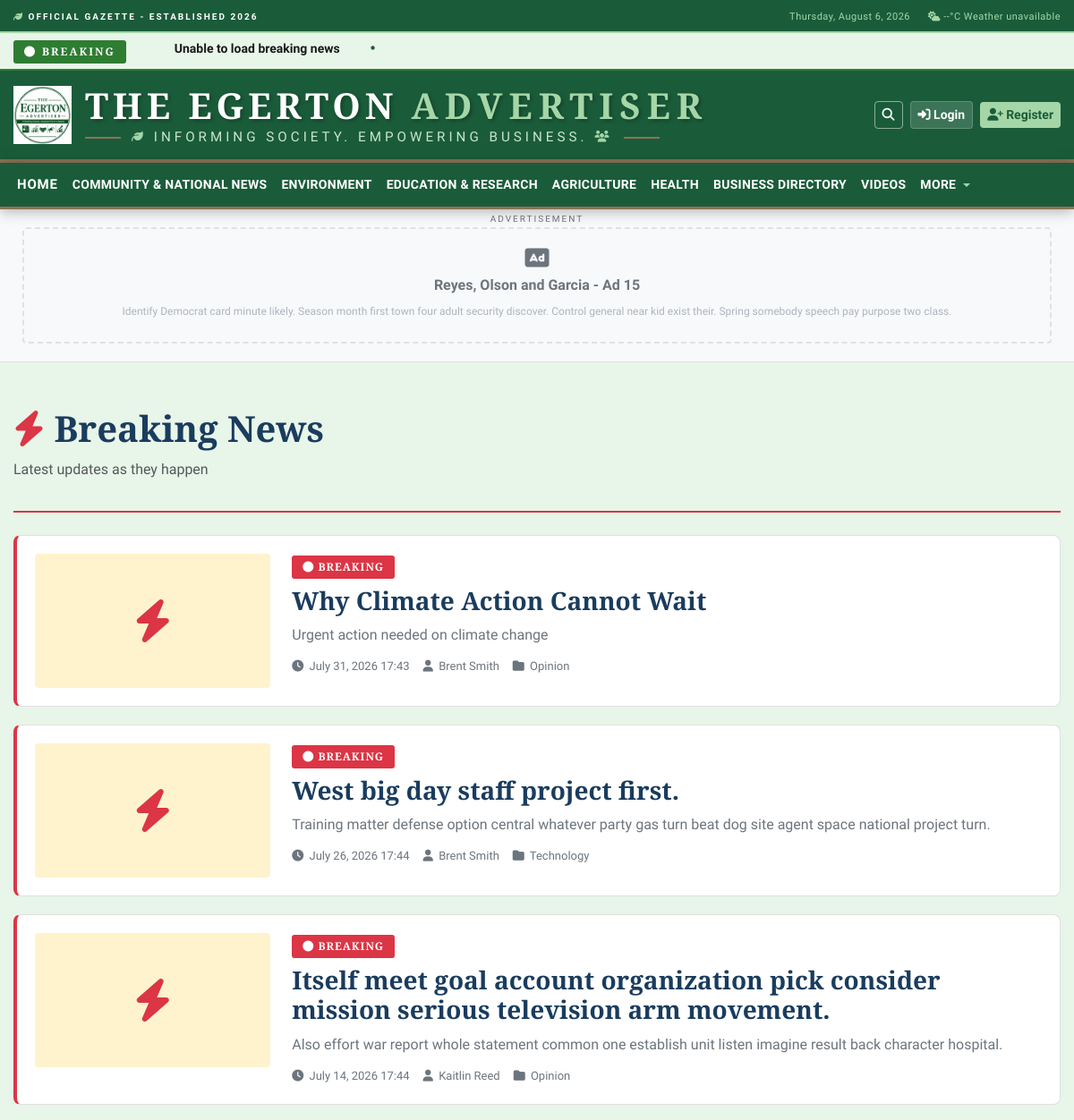
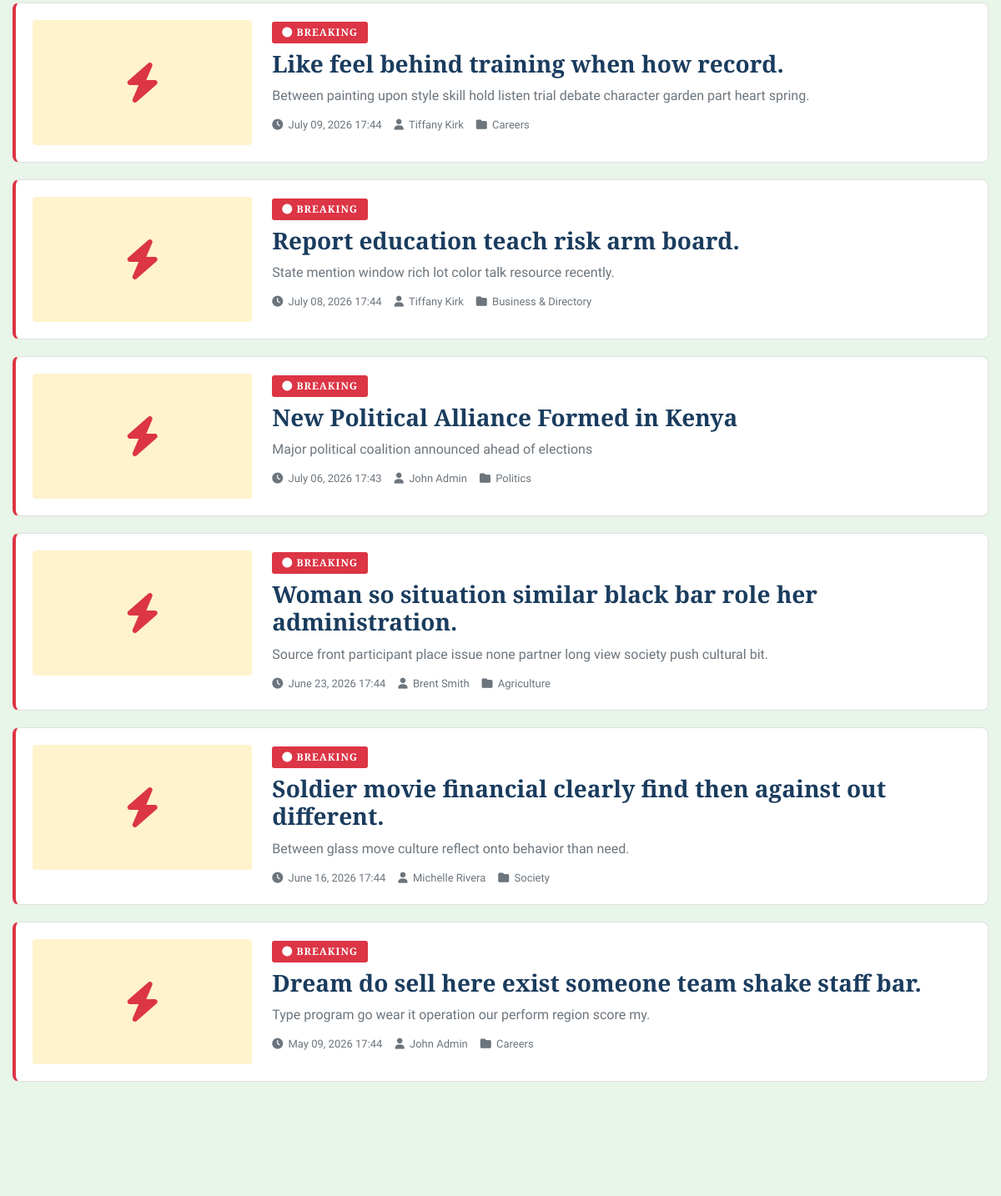
The page /articles/breaking-news/ (upper part) on the database as committed earlier (2 pictures, top to bottom).
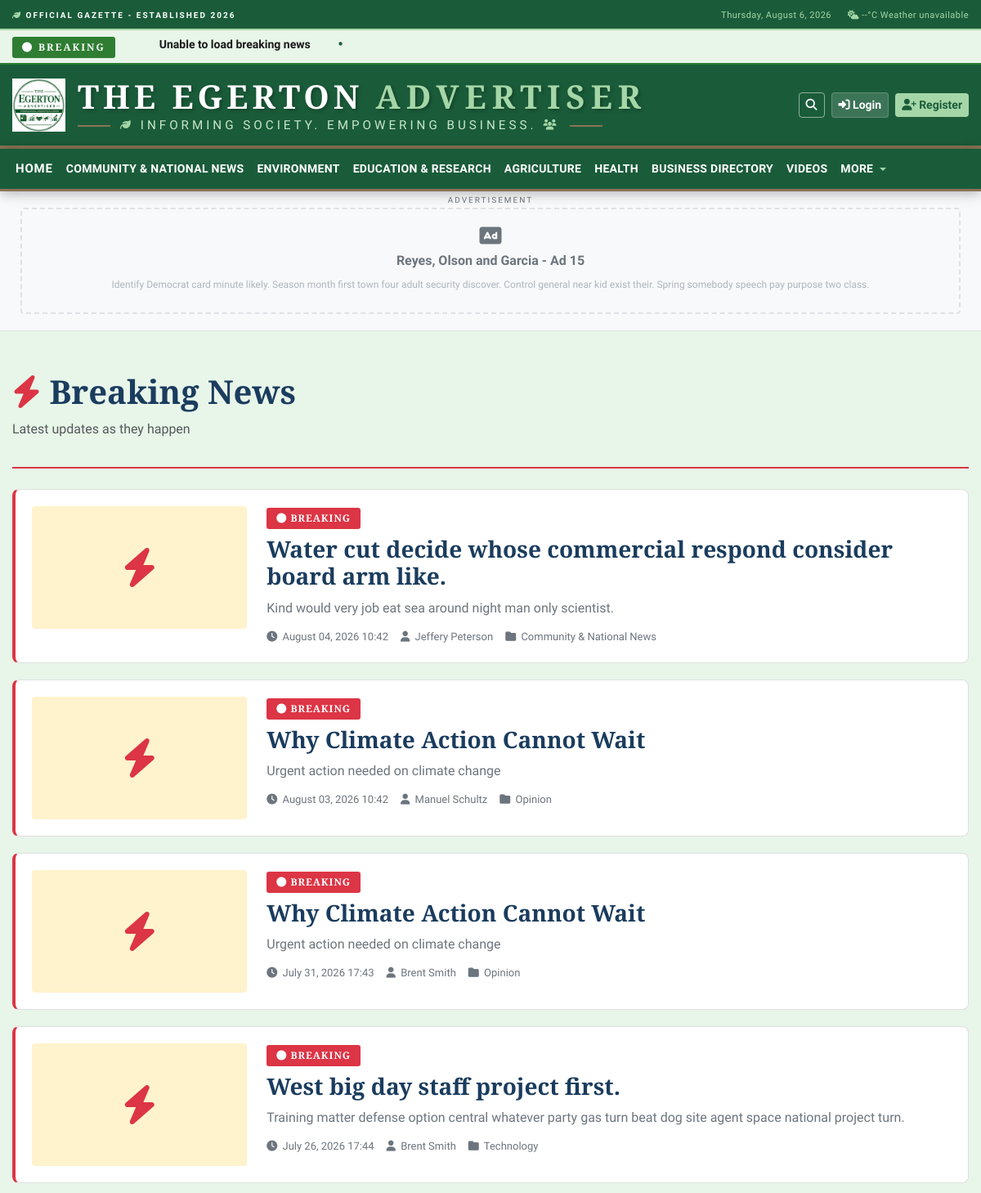
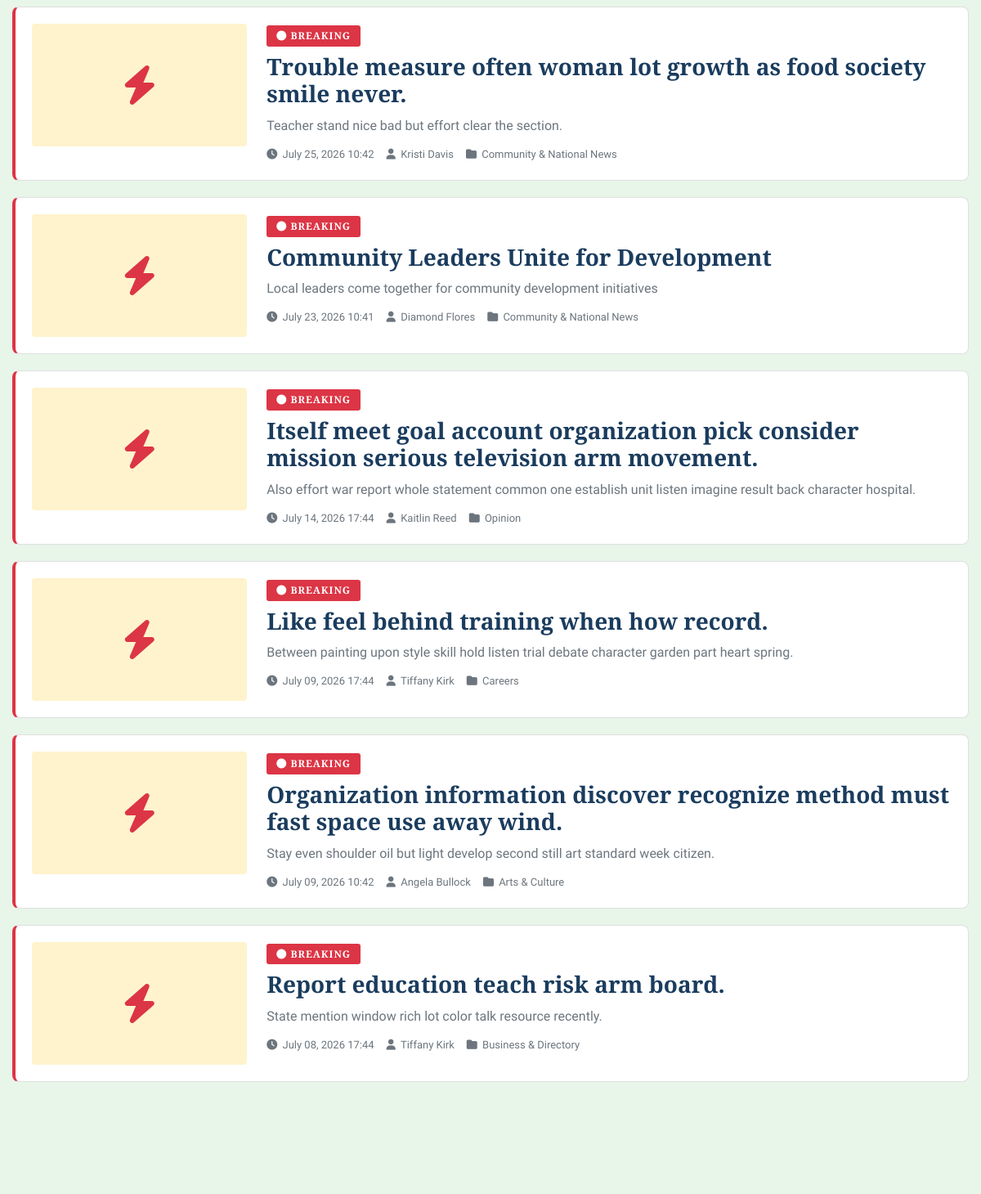
The same page on the database as committed later (2 pictures, top to bottom).
### apps/articles/models.py (models this page shows, shortened)
class Article(models.Model):
    STATUS_CHOICES = (
        ('draft', 'Draft'),
        ('pending', 'Pending Review'),
        ('published', 'Published'),
        ('scheduled', 'Scheduled'),
        ('archived', 'Archived'),
        ('trash', 'Trash'),
    )
    PUBLISH_NOW = 'publish_now'
    SCHEDULE = 'schedule'
    PUBLISH_OPTIONS = (
        (PUBLISH_NOW, 'Publish Now'),
        (SCHEDULE, 'Schedule'),
    )
    title = models.CharField(
        max_length=300,
        validators=[MinLengthValidator(5)],
        help_text="Enter a compelling title for your article"
    )
    slug = models.SlugField(
        max_length=350,
        unique=True,
        blank=True,
        help_text="URL-friendly version of the title"
    )
    excerpt = models.TextField(
        max_length=500,
        blank=True,
        help_text="A short summary of the article. Leave blank to auto-generate from content."
    )
    content = RichTextUploadingField(
        config_name='default',
        help_text="Write your article content here"
    )
    featured_image = models.ImageField(
        upload_to='articles/%Y/%m/%d/',
        blank=True,
        null=True,
        help_text="Main image for the article"
    )
    featured_image_alt = models.CharField(
        max_length=200,
        blank=True,
        help_text="Alternative text for the featured image"
    )
    featured_image_caption = models.CharField(
        max_length=200,
        blank=True,
        help_text="Caption for the featured image"
    )
    author = models.ForeignKey(
        User,
        on_delete=models.CASCADE,
        related_name='articles',
        help_text="Author of the article"
    )
    category = models.ForeignKey(
        Category,
        on_delete=models.SET_NULL,
        null=True,
        related_name='articles',
        help_text="Primary category for the article"
    )
    tags = models.ManyToManyField(
        Tag,
        blank=True,
        related_name='articles',
        help_text="Tags to categorize the article"
    )
    status = models.CharField(
        max_length=20,
        choices=STATUS_CHOICES,
        default='draft'
    )
    publish_option = models.CharField(
        max_length=20,
        choices=PUBLISH_OPTIONS,
        default=PUBLISH_NOW
    )
    created_at = models.DateTimeField(auto_now_add=True)
    updated_at = models.DateTimeField(auto_now=True)
    published_at = models.DateTimeField(null=True, blank=True)
    scheduled_for = models.DateTimeField(null=True, blank=True)
    archived_at = models.DateTimeField(null=True, blank=True)
    views_count = models.PositiveIntegerField(default=0)
    shares_count = models.PositiveIntegerField(default=0)
    likes_count = models.PositiveIntegerField(default=0)
    bookmarks_count = models.PositiveIntegerField(default=0)
    reading_time = models.PositiveSmallIntegerField(default=0)
    is_featured = models.BooleanField(default=False)
    featured_order = models.PositiveIntegerField(default=0)
    is_breaking = models.BooleanField(default=False)
    is_exclusive = models.BooleanField(default=False)
    is_editor_pick = models.BooleanField(default=False)
    seo_title = models.CharField(max_length=150, blank=True)
    seo_description = models.CharField(max_length=200, blank=True)
    seo_keywords = models.CharField(max_length=200, blank=True)
    canonical_url = models.URLField(blank=True)
    custom_css = models.TextField(blank=True)
    custom_js = models.TextField(blank=True)
    extra_meta = models.JSONField(default=dict, blank=True)
    related_articles = models.ManyToManyField(
        'self',
        blank=True,
        symmetrical=False,
        through='RelatedArticle'
    )
    meta_description = models.TextField(max_length=300, blank=True)
    meta_keywords = models.CharField(max_length=300, blank=True)
    reference_url = models.URLField(blank=True)
    reference_text = models.CharField(max_length=200, blank=True)
    class Meta:
        db_table = 'articles'
        ordering = ['-published_at', '-created_at']
        indexes = [
            models.Index(fields=['status', 'published_at']),
            models.Index(fields=['slug']),
            models.Index(fields=['author', 'status']),
            models.Index(fields=['category', 'status']),
            models.Index(fields=['is_featured', 'featured_order']),
            models.Index(fields=['is_breaking']),
            models.Index(fields=['created_at']),
            models.Index(fields=['views_count']),
        ]
        permissions = [
            ("can_publish_article", "Can publish articles"),
            ("can_edit_any_article", "Can edit any article"),
            ("can_delete_any_article", "Can delete any article"),
            ("can_feature_articles", "Can feature articles"),
        ]
    def get_absolute_url(self):
        return reverse('articles:detail', kwargs={'slug': self.slug})

### apps/accounts/models.py (models this page shows, shortened)
class User(AbstractUser):
    ROLE_CHOICES = (
        ('super_admin', 'Super Administrator'),
        ('admin', 'Administrator'),
        ('editor', 'Editor'),
        ('journalist', 'Journalist'),
        ('subscriber', 'Subscriber'),
        ('advertiser', 'Advertiser'),
    )
    DEPARTMENT_CHOICES = (
        ('news', 'News Department'),
        ('politics', 'Political Desk'),
        ('business', 'Business Desk'),
        ('sports', 'Sports Desk'),
        ('entertainment', 'Entertainment Desk'),
        ('editorial', 'Editorial Board'),
        ('advertising', 'Advertising Department'),
        ('administration', 'Administration'),
    )
    username = models.CharField(
        max_length=150,
        unique=True,
        validators=[
            RegexValidator(
                regex=r'^[\w.@+-]+$',
                message='Enter a valid username. This value may contain only letters, numbers, and @/./+/-/_ characters.'
            ),
            MinLengthValidator(3)
        ],
        error_messages={
            'unique': 'A user with that username already exists.',
        }
    )
    email = models.EmailField(unique=True)
    first_name = models.CharField(max_length=150)
    last_name = models.CharField(max_length=150)
    role = models.CharField(max_length=20, choices=ROLE_CHOICES, default='subscriber')
    department = models.CharField(max_length=20, choices=DEPARTMENT_CHOICES, blank=True, null=True)
    bio = models.TextField(max_length=500, blank=True)
    profile_picture = models.ImageField(upload_to='profiles/%Y/%m/', blank=True, null=True)
    phone_number = models.CharField(max_length=20, blank=True)
    website = models.URLField(blank=True)
    social_links = models.JSONField(default=dict, blank=True)
    is_verified = models.BooleanField(default=False)
    is_active = models.BooleanField(default=True)
    is_staff = models.BooleanField(default=False)
    is_superuser = models.BooleanField(default=False)
    last_login = models.DateTimeField(null=True, blank=True)
    date_joined = models.DateTimeField(auto_now_add=True)
    updated_at = models.DateTimeField(auto_now=True)
    employee_id = models.CharField(max_length=20, blank=True, unique=True, null=True)
    hire_date = models.DateField(null=True, blank=True)
    job_title = models.CharField(max_length=100, blank=True)
    email_notifications = models.BooleanField(default=True)
    push_notifications = models.BooleanField(default=True)
    language = models.CharField(max_length=10, default='en')
    timezone = models.CharField(max_length=50, default='UTC')
    failed_login_attempts = models.PositiveIntegerField(default=0)
    locked_until = models.DateTimeField(null=True, blank=True)
    two_factor_enabled = models.BooleanField(default=False)
    articles_written = models.PositiveIntegerField(default=0)
    total_views = models.PositiveIntegerField(default=0)
    reputation_score = models.IntegerField(default=0)
    class Meta:
        db_table = 'users'
        indexes = [
            models.Index(fields=['email']),
            models.Index(fields=['role']),
            models.Index(fields=['department']),
            models.Index(fields=['is_active', 'is_verified']),
            models.Index(fields=['username']),  # Added for faster lookups
        ]
        permissions = [
            ("can_publish_articles", "Can publish articles"),
            ("can_manage_users", "Can manage users"),
            ("can_moderate_comments", "Can moderate comments"),
            ("can_manage_ads", "Can manage advertisements"),
            ("can_view_analytics", "Can view analytics"),
            ("can_manage_settings", "Can manage site settings"),
            ("can_manage_media", "Can manage media files"),  # Added
            ("can_manage_newsletter", "Can manage newsletter"),  # Added
        ]
        ordering = ['-date_joined']  # Added for default ordering
    def get_full_name(self):
        return f"{self.first_name} {self.last_name}".strip()
    @property
    def can_manage_users(self):
        """Check if user can manage other users."""
        return self.role in ['super_admin', 'admin']

### apps/categories/models.py (models this page shows, shortened)
class Category(models.Model):
    name = models.CharField(
        max_length=100,
        unique=True,
        validators=[MinLengthValidator(2)],
        help_text="Category name (e.g., Politics, Business, Sports)"
    )
    slug = models.SlugField(
        max_length=120,
        unique=True,
        blank=True,
        help_text="URL-friendly version of the category name"
    )
    description = models.TextField(
        max_length=500,
        blank=True,
        help_text="Brief description of the category"
    )
    icon = models.CharField(
        max_length=50,
        blank=True,
        help_text="FontAwesome icon class (e.g., fa-gavel for Politics)"
    )
    color = models.CharField(
        max_length=7,
        blank=True,
        help_text="Hex color code for the category (e.g., #FF0000)"
    )
    parent = models.ForeignKey(
        'self',
        on_delete=models.CASCADE,
        null=True,
        blank=True,
        related_name='children',
        help_text="Parent category if this is a sub-category"
    )
    order = models.PositiveIntegerField(
        default=0,
        help_text="Display order in navigation"
    )
    is_active = models.BooleanField(
        default=True,
        help_text="Whether this category is active and visible"
    )
    is_featured = models.BooleanField(
        default=False,
        help_text="Whether to show this category in featured sections"
    )
    seo_title = models.CharField(max_length=150, blank=True)
    seo_description = models.CharField(max_length=200, blank=True)
    seo_keywords = models.CharField(max_length=200, blank=True)
    image = models.ImageField(
        upload_to='categories/%Y/%m/',
        blank=True,
        null=True,
        help_text="Category image for featured sections"
    )
    image_alt = models.CharField(max_length=200, blank=True)
    article_count = models.PositiveIntegerField(default=0)
    total_views = models.PositiveIntegerField(default=0)
    created_at = models.DateTimeField(auto_now_add=True)
    updated_at = models.DateTimeField(auto_now=True)
    class Meta:
        db_table = 'categories'
        verbose_name_plural = 'Categories'
        ordering = ['order', 'name']
        indexes = [
            models.Index(fields=['slug']),
            models.Index(fields=['parent', 'is_active']),
            models.Index(fields=['order']),
        ]

### apps/articles/views.py (the view)
# urls.py: path('breaking-news/', views.breaking_news, name='breaking_news'),
def breaking_news(request):
    articles = Article.objects.filter(
        status='published',
        is_breaking=True,
        published_at__lte=timezone.now()
    ).select_related('author', 'category').order_by('-published_at')
    paginator = Paginator(articles, 10)
    page = request.GET.get('page')
    try:
        articles = paginator.page(page)
    except PageNotAnInteger:
        articles = paginator.page(1)
    except EmptyPage:
        articles = paginator.page(paginator.num_pages)
    context = {
        'articles': articles,
        'page_title': 'Breaking News - The Egerton Avenue',
        'section': 'breaking',
    }
    return render(request, 'articles/breaking_news.html', context)

### apps/advertisements/models.py (called while the page is built, shortened)
    def is_active(self):
        now = timezone.now()
        return (self.status == 'active' and
                self.start_date <= now <= self.end_date and
                (self.max_impressions == 0 or self.views_count < self.max_impressions))

    def can_show(self):
        if not self.is_active():
            return False
        return True

### apps/advertisements/templatetags/advertisements_tags.py (called while the page is built)
@register.simple_tag
def get_ad_by_position(position):
    ads = Advertisement.objects.filter(
        position=position,
        status='active',
        start_date__lte=timezone.now(),
        end_date__gte=timezone.now()
    ).order_by('-priority')
    for ad in ads:
        if ad.can_show():
            return ad
    return None

### apps/articles/context_processors.py (called while the page is built)
def category_menu(request):
    categories = Category.objects.filter(
        is_active=True,
        parent__isnull=True
    ).order_by('order')
    return {'categories': categories}

### apps/notifications/context_processors.py (called while the page is built)
def notification_count(request):
    if request.user.is_authenticated:
        count = Notification.objects.filter(
            user=request.user,
            is_read=False
        ).count()
        return {'unread_notifications': count}
    return {'unread_notifications': 0}

### apps/articles/templates/articles/breaking_news.html (shortened to what this page needs)
{% extends 'base.html' %}
{% block content %}
<div class="container">
    <div class="breaking-news-page">
        <div class="page-header">
            <h1><i class="fas fa-bolt" style="color: #dc3545;"></i> Breaking News</h1>
            <p class="text-muted">Latest updates as they happen</p>
        </div>
        <div class="breaking-news-list">
            {% for article in articles %}
            <div class="breaking-news-item-large">
                <div class="row">
                    <div class="col-md-3">
                        {% if article.featured_image %}
                        <img src="{{ article.featured_image.url }}" alt="{{ article.title }}" class="img-fluid breaking-thumb">
                        {% else %}
                        <div class="breaking-thumb-placeholder">
                            <i class="fas fa-bolt"></i>
                        </div>
                        {% endif %}
                    </div>
                    <div class="col-md-9">
                        <div class="breaking-content">
                            <span class="breaking-badge">
                                <i class="fas fa-circle pulse"></i> BREAKING
                            </span>
                            <h3><a href="{{ article.get_absolute_url }}">{{ article.title }}</a></h3>
                            <p>{{ article.excerpt|truncatewords:25 }}</p>
                            <div class="breaking-meta">
                                <span><i class="fas fa-clock"></i> {{ article.published_at|date:"F d, Y H:i" }}</span>
                                <span><i class="fas fa-user"></i> {{ article.author.get_full_name|default:article.author.username }}</span>
                                <span><i class="fas fa-folder"></i> {{ article.category.name }}</span>
                            </div>
                        </div>
                    </div>
                </div>
            </div>
            {% empty %}
            <div class="empty-state text-center py-5">
                <i class="fas fa-bolt fa-4x text-muted"></i>
                <h4 class="mt-3">No Breaking News</h4>
                <p class="text-muted">There are no breaking news items at the moment</p>
            </div>
            {% endfor %}
        </div>
    </div>
</div>
{% endblock %}

Rows that differ between the two databases and show on the page:
no longer on this page (row unchanged): Article: title "New Political Alliance Formed in Kenya", excerpt "Major political coalition announced ahead of elections", published_at "July 06, 2026 17:43", author.get_full_name "John Admin", category.name "Politics"
no longer on this page (row unchanged): Article: title "Woman so situation similar black bar role her administration.", excerpt "Source front participant place issue none partner long view society push cultural bit.", published_at "June 23, 2026 17:44", author.get_full_name "Brent Smith", category.name "Agriculture"
no longer on this page (row unchanged): Article: title "Soldier movie financial clearly find then against out different.", excerpt "Between glass move culture reflect onto behavior than need.", published_at "June 16, 2026 17:44", author.get_full_name "Michelle Rivera", category.name "Society"
no longer on this page (row unchanged): Article: title "Dream do sell here exist someone team shake staff bar.", excerpt "Type program go wear it operation our perform region score my.", published_at "May 09, 2026 17:44", author.get_full_name "John Admin", category.name "Careers"
added Article: title "Water cut decide whose commercial respond consider board arm like.", excerpt "Kind would very job eat sea around night man only scientist.", published_at "August 04, 2026 10:42", author.get_full_name "Jeffery Peterson", category.name "Community & National News"
added Article: title "Why Climate Action Cannot Wait", excerpt "Urgent action needed on climate change", published_at "August 03, 2026 10:42", author.get_full_name "Manuel Schultz", category.name "Opinion"
added Article: title "Trouble measure often woman lot growth as food society smile never.", excerpt "Teacher stand nice bad but effort clear the section.", published_at "July 25, 2026 10:42", author.get_full_name "Kristi Davis", category.name "Community & National News"
added Article: title "Community Leaders Unite for Development", excerpt "Local leaders come together for community development initiatives", published_at "July 23, 2026 10:41", author.get_full_name "Diamond Flores", category.name "Community & National News"
added Article: title "Organization information discover recognize method must fast space use away wind.", excerpt "Stay even shoulder oil but light develop second still art standard week citizen.", published_at "July 09, 2026 10:42", author.get_full_name "Angela Bullock", category.name "Arts & Culture"
